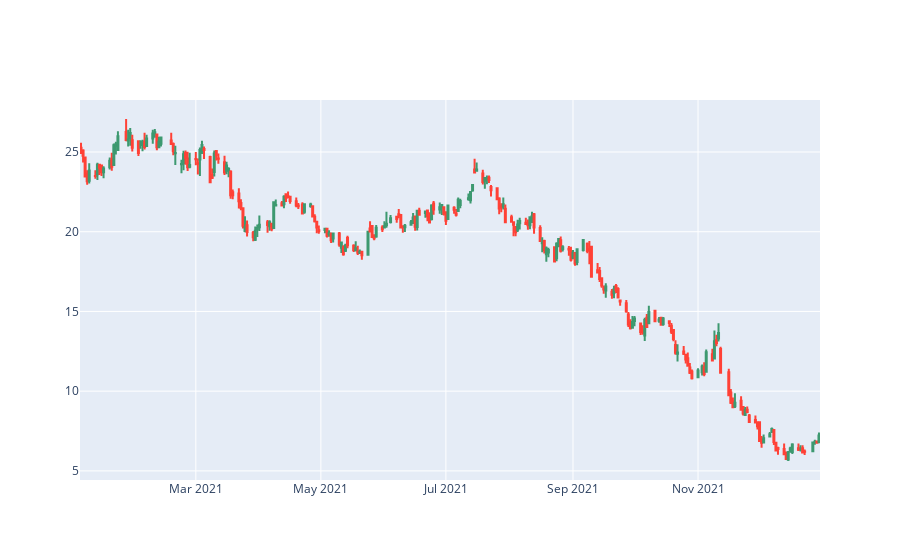

Here is the notebook cell this chart was saved with:
### Code cell
#Fornecendo um Gráfico Interativo para melhor detalhação
#(Abrir em alguma IDE para vizualização)
Go_Interativo= go.Figure(
    data=[
          go.Candlestick(
              x= df2.index,
              open = df2['Abertura'],
              high = df2['Maior'],
              low = df2['Menor'],
              close = df2['Fechamento'],
          )
    ]
)

Go_Interativo.update_layout( xaxis_rangeslider_visible=False )
Go_Interativo

### Figure 1 — Plotly figure (JSON) as saved in the notebook; plotly's stock layout.template omitted (floating-point values rounded to 4 significant figures; data arrays with more than 128 entries replaced by an {"elided": "..."} marker saying what was removed)
{"data": [{"close": {"elided": "247 float values"}, "high": {"elided": "247 float values"}, "low": {"elided": "247 float values"}, "open": {"elided": "247 float values"}, "type": "candlestick", "x": {"elided": "247 str values"}}], "layout": {"xaxis": {"rangeslider": {"visible": false}}}}
